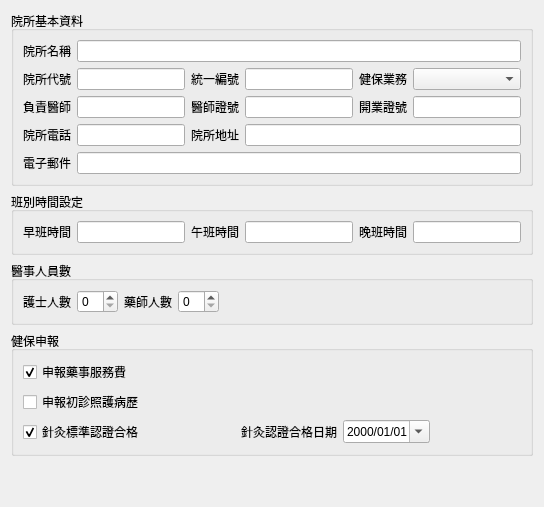
       <widget class="QWidget" name="tab_4">
        <attribute name="icon">
         <iconset>
          <normaloff>../icons/network-receive.png</normaloff>../icons/network-receive.png</iconset>
        </attribute>
        <attribute name="title">
         <string>院所設定</string>
        </attribute>
        <layout class="QVBoxLayout" name="verticalLayout_10">
         <item>
          <widget class="QGroupBox" name="groupBox_2">
           <property name="font">
            <font>
             <weight>50</weight>
             <bold>false</bold>
            </font>
           </property>
           <property name="title">
            <string>院所基本資料</string>
           </property>
           <property name="flat">
            <bool>true</bool>
           </property>
           <layout class="QVBoxLayout" name="verticalLayout_11">
            <item>
             <layout class="QGridLayout" name="gridLayout_3">
              <item row="2" column="1">
               <widget class="QLineEdit" name="lineEdit_owner"/>
              </item>
              <item row="1" column="1">
               <widget class="QLineEdit" name="lineEdit_clinic_id"/>
              </item>
              <item row="0" column="0">
               <widget class="QLabel" name="label_22">
                <property name="text">
                 <string>院所名稱</string>
                </property>
               </widget>
              </item>
              <item row="2" column="3">
               <widget class="QLineEdit" name="lineEdit_owner_cert"/>
              </item>
              <item row="1" column="0">
               <widget class="QLabel" name="label_23">
                <property name="text">
                 <string>院所代號</string>
                </property>
               </widget>
              </item>
              <item row="0" column="1" colspan="5">
               <widget class="QLineEdit" name="lineEdit_clinic_name"/>
              </item>
              <item row="3" column="3" colspan="3">
               <widget class="QLineEdit" name="lineEdit_address"/>
              </item>
              <item row="1" column="5">
               <widget class="QComboBox" name="comboBox_division"/>
              </item>
              <item row="1" column="4">
               <widget class="QLabel" name="label_25">
                <property name="text">
                 <string>健保業務</string>
                </property>
               </widget>
              </item>
              <item row="3" column="0">
               <widget class="QLabel" name="label_30">
                <property name="text">
                 <string>院所電話</string>
                </property>
               </widget>
              </item>
              <item row="2" column="0">
               <widget class="QLabel" name="label_26">
                <property name="text">
                 <string>負責醫師</string>
                </property>
               </widget>
              </item>
              <item row="2" column="2">
               <widget class="QLabel" name="label_27">
                <property name="text">
                 <string>醫師證號</string>
                </property>
               </widget>
              </item>
              <item row="1" column="2">
               <widget class="QLabel" name="label_24">
                <property name="text">
                 <string>統一編號</string>
                </property>
               </widget>
              </item>
              <item row="1" column="3">
               <widget class="QLineEdit" name="lineEdit_invoice_no"/>
              </item>
              <item row="3" column="1">
               <widget class="QLineEdit" name="lineEdit_telephone"/>
              </item>
              <item row="2" column="4">
               <widget class="QLabel" name="label_28">
                <property name="text">
                 <string>開業證號</string>
                </property>
               </widget>
              </item>
              <item row="3" column="2">
               <widget class="QLabel" name="label_31">
                <property name="text">
                 <string>院所地址</string>
                </property>
               </widget>
              </item>
              <item row="2" column="5">
               <widget class="QLineEdit" name="lineEdit_clinic_cert"/>
              </item>
              <item row="4" column="0">
               <widget class="QLabel" name="label_32">
                <property name="text">
                 <string>電子郵件</string>
                </property>
               </widget>
              </item>
              <item row="4" column="1" colspan="5">
               <widget class="QLineEdit" name="lineEdit_email"/>
              </item>
             </layout>
            </item>
           </layout>
          </widget>
         </item>
         <item>
          <widget class="QGroupBox" name="groupBox_3">
           <property name="title">
            <string>班別時間設定</string>
           </property>
           <property name="flat">
            <bool>true</bool>
           </property>
           <layout class="QVBoxLayout" name="verticalLayout_14">
            <item>
             <layout class="QHBoxLayout" name="horizontalLayout">
              <item>
               <widget class="QLabel" name="label_33">
                <property name="text">
                 <string>早班時間</string>
                </property>
               </widget>
              </item>
              <item>
               <widget class="QLineEdit" name="lineEdit_period1"/>
              </item>
              <item>
               <widget class="QLabel" name="label_34">
                <property name="text">
                 <string>午班時間</string>
                </property>
               </widget>
              </item>
              <item>
               <widget class="QLineEdit" name="lineEdit_period2"/>
              </item>
              <item>
               <widget class="QLabel" name="label_35">
                <property name="text">
                 <string>晚班時間</string>
                </property>
               </widget>
              </item>
              <item>
               <widget class="QLineEdit" name="lineEdit_period3"/>
              </item>
             </layout>
            </item>
           </layout>
          </widget>
         </item>
         <item>
          <widget class="QGroupBox" name="groupBox_4">
           <property name="title">
            <string>醫事人員數</string>
           </property>
           <property name="flat">
            <bool>true</bool>
           </property>
           <layout class="QVBoxLayout" name="verticalLayout_15">
            <item>
             <layout class="QHBoxLayout" name="horizontalLayout_3">
              <item>
               <widget class="QLabel" name="label_36">
                <property name="text">
                 <string>護士人數</string>
                </property>
               </widget>
              </item>
              <item>
               <widget class="QSpinBox" name="spinBox_nurse"/>
              </item>
              <item>
               <widget class="QLabel" name="label_37">
                <property name="text">
                 <string>藥師人數</string>
                </property>
               </widget>
              </item>
              <item>
               <widget class="QSpinBox" name="spinBox_pharmacist"/>
              </item>
              <item>
               <spacer name="horizontalSpacer_10">
                <property name="orientation">
                 <enum>Qt::Horizontal</enum>
                </property>
                <property name="sizeHint" stdset="0">
                 <size>
                  <width>40</width>
                  <height>20</height>
                 </size>
                </property>
               </spacer>
              </item>
             </layout>
            </item>
           </layout>
          </widget>
         </item>
         <item>
          <widget class="QGroupBox" name="groupBox_5">
           <property name="title">
            <string>健保申報</string>
           </property>
           <property name="flat">
            <bool>true</bool>
           </property>
           <layout class="QVBoxLayout" name="verticalLayout_13">
            <item>
             <layout class="QVBoxLayout" name="verticalLayout_12">
              <item>
               <widget class="QCheckBox" name="checkBox_pharmacy_fee">
                <property name="text">
                 <string>申報藥事服務費</string>
                </property>
                <property name="checked">
                 <bool>true</bool>
                </property>
               </widget>
              </item>
              <item>
               <widget class="QCheckBox" name="checkBox_init_fee">
                <property name="text">
                 <string>申報初診照護病歷</string>
                </property>
               </widget>
              </item>
              <item>
               <layout class="QHBoxLayout" name="horizontalLayout_4">
                <item>
                 <widget class="QCheckBox" name="checkBox_acupuncture_cert">
                  <property name="text">
                   <string>針灸標準認證合格</string>
                  </property>
                  <property name="checked">
                   <bool>true</bool>
                  </property>
                 </widget>
                </item>
                <item>
                 <spacer name="horizontalSpacer">
                  <property name="orientation">
                   <enum>Qt::Horizontal</enum>
                  </property>
                  <property name="sizeHint" stdset="0">
                   <size>
                    <width>40</width>
                    <height>20</height>
                   </size>
                  </property>
                 </spacer>
                </item>
                <item>
                 <widget class="QLabel" name="label_acupuncture_cert_date">
                  <property name="text">
                   <string>針灸認證合格日期</string>
                  </property>
                 </widget>
                </item>
                <item>
                 <widget class="QDateEdit" name="dateEdit_acupuncture_date">
                  <property name="displayFormat">
                   <string>yyyy/MM/dd</string>
                  </property>
                  <property name="calendarPopup">
                   <bool>true</bool>
                  </property>
                 </widget>
                </item>
                <item>
                 <spacer name="horizontalSpacer_11">
                  <property name="orientation">
                   <enum>Qt::Horizontal</enum>
                  </property>
                  <property name="sizeHint" stdset="0">
                   <size>
                    <width>40</width>
                    <height>20</height>
                   </size>
                  </property>
                 </spacer>
                </item>
               </layout>
              </item>
             </layout>
            </item>
           </layout>
          </widget>
         </item>
         <item>
          <spacer name="verticalSpacer">
           <property name="orientation">
            <enum>Qt::Vertical</enum>
           </property>
           <property name="sizeHint" stdset="0">
            <size>
             <width>20</width>
             <height>40</height>
            </size>
           </property>
          </spacer>
         </item>
        </layout>
       </widget>
